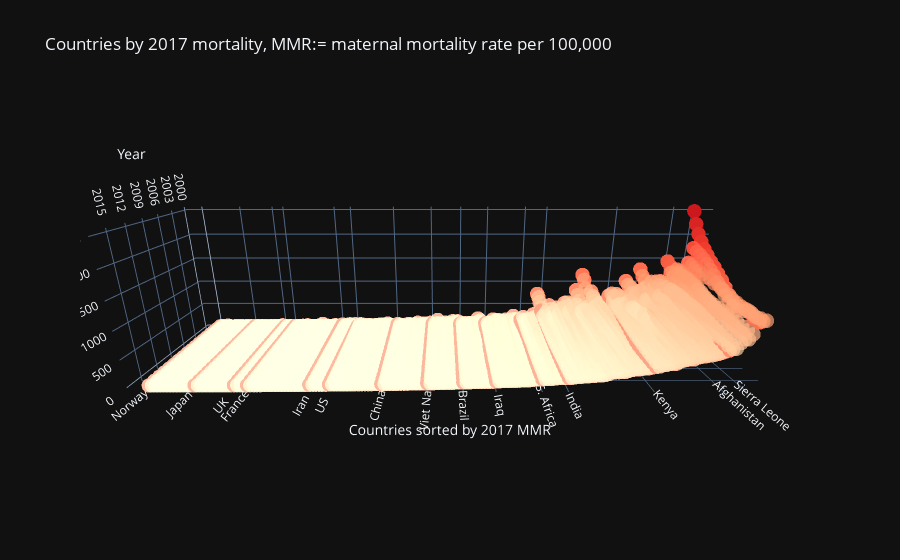

Notebook source saved alongside this figure:
### Markdown cell above
### Scroll to zoom
### Drag to rotate
### ctrl+drag to shift

### Code cell
fig1 = go.Figure()
sorted_feature = 'Sorted by 2017 mortality'
height_feature = 'mortality'
time_feature = 'Year'
countries_to_highlight = \
['France', 'UK', 'US', 'China', 'Norway', 'India', 'Japan', 'Brazil', 'Sierra Leone', 'Afghanistan', 'Kenya', 'S. Africa', 'Iran', 'Iraq', 'Viet Nam']
df1 = df1.sort_values(by=[sorted_feature, 'Year'])
scatter1 = go.Scatter3d(
        x=df1['Year'],
        y=df1[sorted_feature],
        z=df1[height_feature],
        text=df1['Country'],
        mode='markers',
        marker=dict(
            size=5,
            color=get_custom_rgbas('mortality', countries_to_highlight, opac_low = 0.7)
        ),
        hovertemplate=
        "<b>%{text}</b><br><br>" +
        "Year: %{x}<br>" +
        "MMR: %{z}<br>" +
        "<extra></extra>"
        )
fig1.add_trace(scatter1)

fig1.update_layout(
    template="plotly_dark",
    title='Countries by 2017 mortality, MMR:= maternal mortality rate per 100,000', 
    scene_camera = dict(eye=dict(x=45, y=0, z=15)),
    scene = dict(
        aspectmode = "manual",
        aspectratio = dict( x = 15, y = 60, z = 15),
        xaxis = dict(title=time_feature),
        yaxis = dict(
            title='Countries sorted by 2017 MMR', 
            tickvals = [get_sorted_id(df1_raw['2017 MMR per 100000'], df1_raw.loc[df1_raw.Country==c].index[0]) for c in countries_to_highlight], 
            ticktext=countries_to_highlight
        ),
        zaxis = dict(
            title='MMR', 
            tickvals=[0, 500, 1000, 1500, 2000, 2500], 
            ticktext=['0', '500', '1000', '1500', '2000', '2500']
        )
    )
)

### Figure 1 — Plotly figure (JSON) as saved in the notebook; plotly's stock layout.template omitted (floating-point values rounded to 4 significant figures; data arrays with more than 128 entries replaced by an {"elided": "..."} marker saying what was removed)
{"data": [{"hovertemplate": "<b>%{text}</b><br><br>Year: %{x}<br>MMR: %{z}<br><extra></extra>", "marker": {"color": {"elided": "3330 str values"}, "size": 5}, "mode": "markers", "text": {"elided": "3330 str values"}, "type": "scatter3d", "x": {"elided": "3330 str values"}, "y": {"elided": "3330 int values"}, "z": {"elided": "3330 int values"}}], "layout": {"scene": {"aspectmode": "manual", "aspectratio": {"x": 15, "y": 60, "z": 15}, "camera": {"eye": {"x": 45, "y": 0, "z": 15}}, "xaxis": {"title": {"text": "Year"}}, "yaxis": {"ticktext": ["France", "UK", "US", "China", "Norway", "India", "Japan", "Brazil", "Sierra Leone", "Afghanistan", "Kenya", "S. Africa", "Iran", "Iraq", "Viet Nam"], "tickvals": [30, 26, 55, 71, 0, 128, 14, 96, 182, 175, 154, 120, 49, 106, 85], "title": {"text": "Countries sorted by 2017 MMR"}}, "zaxis": {"ticktext": ["0", "500", "1000", "1500", "2000", "2500"], "tickvals": [0, 500, 1000, 1500, 2000, 2500], "title": {"text": "MMR"}}}, "title": {"text": "Countries by 2017 mortality, MMR:= maternal mortality rate per 100,000"}}}
